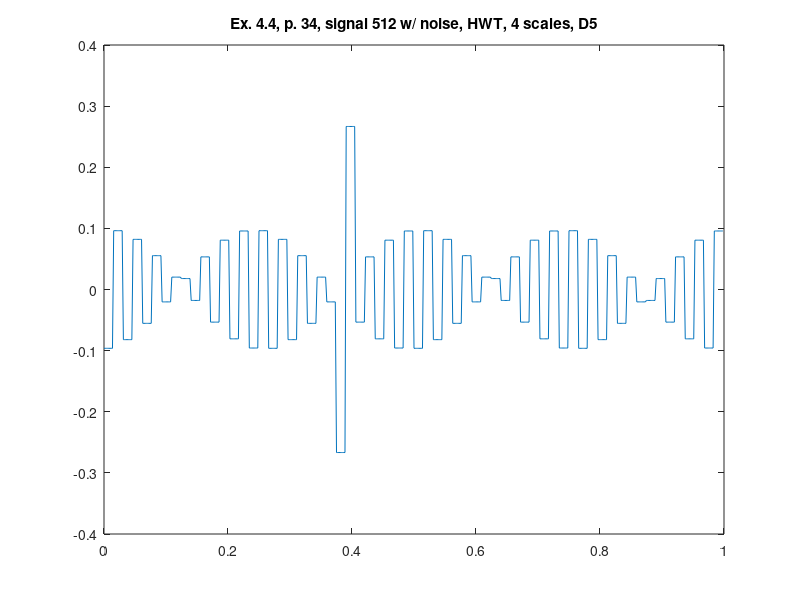

Write the MATLAB code that produced this figure.
%% ========================================================================
%% Programmatic octave notes on "Ripples in Mathematics" by A. Jensen
%% and A. la Cour-Harbo written with a deep gratitude to the authors for
%% this wonderful text. 
%% 
%% Reconstruction of graphs in ex 4.4, p.34, HWT, 4 scales, D5.
%%
%% Author: Vladimir Kulyukin
%% 
%% NB: I have tested this code in Octave 4.
%% =========================================================================
t = (1.0/512)*[0:511];

%%y_ex_4_3_chirp_512_p33 = arrayfun(@(x) sin(x*x), t);

y_ex_4_4_512_with_noise_hwt_d5_p34 = [
-0.09620888512108029
-0.09620888512108029
-0.09620888512108029
-0.09620888512108029
-0.09620888512108029
-0.09620888512108029
-0.09620888512108029
-0.09620888512108029
0.09620888512108029
0.09620888512108029
0.09620888512108029
0.09620888512108029
0.09620888512108029
0.09620888512108029
0.09620888512108029
0.09620888512108029
-0.08203053022630917
-0.08203053022630917
-0.08203053022630917
-0.08203053022630917
-0.08203053022630917
-0.08203053022630917
-0.08203053022630917
-0.08203053022630917
0.08203053022630917
0.08203053022630917
0.08203053022630917
0.08203053022630917
0.08203053022630917
0.08203053022630917
0.08203053022630917
0.08203053022630917
-0.055363770713190666
-0.055363770713190666
-0.055363770713190666
-0.055363770713190666
-0.055363770713190666
-0.055363770713190666
-0.055363770713190666
-0.055363770713190666
0.055363770713190666
0.055363770713190666
0.055363770713190666
0.055363770713190666
0.055363770713190666
0.055363770713190666
0.055363770713190666
0.055363770713190666
-0.020268378982820162
-0.020268378982820162
-0.020268378982820162
-0.020268378982820162
-0.020268378982820162
-0.020268378982820162
-0.020268378982820162
-0.020268378982820162
0.020268378982820162
0.020268378982820162
0.020268378982820162
0.020268378982820162
0.020268378982820162
0.020268378982820162
0.020268378982820162
0.020268378982820162
0.017912689714371807
0.017912689714371807
0.017912689714371807
0.017912689714371807
0.017912689714371807
0.017912689714371807
0.017912689714371807
0.017912689714371807
-0.017912689714371807
-0.017912689714371807
-0.017912689714371807
-0.017912689714371807
-0.017912689714371807
-0.017912689714371807
-0.017912689714371807
-0.017912689714371807
0.05336671378148715
0.05336671378148715
0.05336671378148715
0.05336671378148715
0.05336671378148715
0.05336671378148715
0.05336671378148715
0.05336671378148715
-0.05336671378148715
-0.05336671378148715
-0.05336671378148715
-0.05336671378148715
-0.05336671378148715
-0.05336671378148715
-0.05336671378148715
-0.05336671378148715
0.08069613944583617
0.08069613944583617
0.08069613944583617
0.08069613944583617
0.08069613944583617
0.08069613944583617
0.08069613944583617
0.08069613944583617
-0.08069613944583617
-0.08069613944583617
-0.08069613944583617
-0.08069613944583617
-0.08069613944583617
-0.08069613944583617
-0.08069613944583617
-0.08069613944583617
0.09574030939188237
0.09574030939188237
0.09574030939188237
0.09574030939188237
0.09574030939188237
0.09574030939188237
0.09574030939188237
0.09574030939188237
-0.09574030939188237
-0.09574030939188237
-0.09574030939188237
-0.09574030939188237
-0.09574030939188237
-0.09574030939188237
-0.09574030939188237
-0.09574030939188237
0.09620888512108029
0.09620888512108029
0.09620888512108029
0.09620888512108029
0.09620888512108029
0.09620888512108029
0.09620888512108029
0.09620888512108029
-0.09620888512108029
-0.09620888512108029
-0.09620888512108029
-0.09620888512108029
-0.09620888512108029
-0.09620888512108029
-0.09620888512108029
-0.09620888512108029
0.08203053022630917
0.08203053022630917
0.08203053022630917
0.08203053022630917
0.08203053022630917
0.08203053022630917
0.08203053022630917
0.08203053022630917
-0.08203053022630917
-0.08203053022630917
-0.08203053022630917
-0.08203053022630917
-0.08203053022630917
-0.08203053022630917
-0.08203053022630917
-0.08203053022630917
0.05536377071319066
0.05536377071319066
0.05536377071319066
0.05536377071319066
0.05536377071319066
0.05536377071319066
0.05536377071319066
0.05536377071319066
-0.05536377071319066
-0.05536377071319066
-0.05536377071319066
-0.05536377071319066
-0.05536377071319066
-0.05536377071319066
-0.05536377071319066
-0.05536377071319066
0.02026837898282013
0.02026837898282013
0.02026837898282013
0.02026837898282013
0.02026837898282013
0.02026837898282013
0.02026837898282013
0.02026837898282013
-0.02026837898282013
-0.02026837898282013
-0.02026837898282013
-0.02026837898282013
-0.02026837898282013
-0.02026837898282013
-0.02026837898282013
-0.02026837898282013
-0.2667117697395736
-0.2667117697395736
-0.2667117697395736
-0.2667117697395736
-0.2667117697395736
-0.2667117697395736
-0.2667117697395736
-0.2667117697395736
0.2667117697395736
0.2667117697395736
0.2667117697395736
0.2667117697395736
0.2667117697395736
0.2667117697395736
0.2667117697395736
0.2667117697395736
-0.05336671378148711
-0.05336671378148711
-0.05336671378148711
-0.05336671378148711
-0.05336671378148711
-0.05336671378148711
-0.05336671378148711
-0.05336671378148711
0.05336671378148711
0.05336671378148711
0.05336671378148711
0.05336671378148711
0.05336671378148711
0.05336671378148711
0.05336671378148711
0.05336671378148711
-0.08069613944583617
-0.08069613944583617
-0.08069613944583617
-0.08069613944583617
-0.08069613944583617
-0.08069613944583617
-0.08069613944583617
-0.08069613944583617
0.08069613944583617
0.08069613944583617
0.08069613944583617
0.08069613944583617
0.08069613944583617
0.08069613944583617
0.08069613944583617
0.08069613944583617
-0.09574030939188241
-0.09574030939188241
-0.09574030939188241
-0.09574030939188241
-0.09574030939188241
-0.09574030939188241
-0.09574030939188241
-0.09574030939188241
0.09574030939188241
0.09574030939188241
0.09574030939188241
0.09574030939188241
0.09574030939188241
0.09574030939188241
0.09574030939188241
0.09574030939188241
-0.09620888512108036
-0.09620888512108036
-0.09620888512108036
-0.09620888512108036
-0.09620888512108036
-0.09620888512108036
-0.09620888512108036
-0.09620888512108036
0.09620888512108036
0.09620888512108036
0.09620888512108036
0.09620888512108036
0.09620888512108036
0.09620888512108036
0.09620888512108036
0.09620888512108036
-0.08203053022630909
-0.08203053022630909
-0.08203053022630909
-0.08203053022630909
-0.08203053022630909
-0.08203053022630909
-0.08203053022630909
-0.08203053022630909
0.08203053022630909
0.08203053022630909
0.08203053022630909
0.08203053022630909
0.08203053022630909
0.08203053022630909
0.08203053022630909
0.08203053022630909
-0.05536377071319075
-0.05536377071319075
-0.05536377071319075
-0.05536377071319075
-0.05536377071319075
-0.05536377071319075
-0.05536377071319075
-0.05536377071319075
0.05536377071319075
0.05536377071319075
0.05536377071319075
0.05536377071319075
0.05536377071319075
0.05536377071319075
0.05536377071319075
0.05536377071319075
-0.020268378982820162
-0.020268378982820162
-0.020268378982820162
-0.020268378982820162
-0.020268378982820162
-0.020268378982820162
-0.020268378982820162
-0.020268378982820162
0.020268378982820162
0.020268378982820162
0.020268378982820162
0.020268378982820162
0.020268378982820162
0.020268378982820162
0.020268378982820162
0.020268378982820162
0.017912689714371807
0.017912689714371807
0.017912689714371807
0.017912689714371807
0.017912689714371807
0.017912689714371807
0.017912689714371807
0.017912689714371807
-0.017912689714371807
-0.017912689714371807
-0.017912689714371807
-0.017912689714371807
-0.017912689714371807
-0.017912689714371807
-0.017912689714371807
-0.017912689714371807
0.05336671378148699
0.05336671378148699
0.05336671378148699
0.05336671378148699
0.05336671378148699
0.05336671378148699
0.05336671378148699
0.05336671378148699
-0.05336671378148699
-0.05336671378148699
-0.05336671378148699
-0.05336671378148699
-0.05336671378148699
-0.05336671378148699
-0.05336671378148699
-0.05336671378148699
0.08069613944583633
0.08069613944583633
0.08069613944583633
0.08069613944583633
0.08069613944583633
0.08069613944583633
0.08069613944583633
0.08069613944583633
-0.08069613944583633
-0.08069613944583633
-0.08069613944583633
-0.08069613944583633
-0.08069613944583633
-0.08069613944583633
-0.08069613944583633
-0.08069613944583633
0.09574030939188237
0.09574030939188237
0.09574030939188237
0.09574030939188237
0.09574030939188237
0.09574030939188237
0.09574030939188237
0.09574030939188237
-0.09574030939188237
-0.09574030939188237
-0.09574030939188237
-0.09574030939188237
-0.09574030939188237
-0.09574030939188237
-0.09574030939188237
-0.09574030939188237
0.09620888512108021
0.09620888512108021
0.09620888512108021
0.09620888512108021
0.09620888512108021
0.09620888512108021
0.09620888512108021
0.09620888512108021
-0.09620888512108021
-0.09620888512108021
-0.09620888512108021
-0.09620888512108021
-0.09620888512108021
-0.09620888512108021
-0.09620888512108021
-0.09620888512108021
0.08203053022630917
0.08203053022630917
0.08203053022630917
0.08203053022630917
0.08203053022630917
0.08203053022630917
0.08203053022630917
0.08203053022630917
-0.08203053022630917
-0.08203053022630917
-0.08203053022630917
-0.08203053022630917
-0.08203053022630917
-0.08203053022630917
-0.08203053022630917
-0.08203053022630917
0.055363770713190666
0.055363770713190666
0.055363770713190666
0.055363770713190666
0.055363770713190666
0.055363770713190666
0.055363770713190666
0.055363770713190666
-0.055363770713190666
-0.055363770713190666
-0.055363770713190666
-0.055363770713190666
-0.055363770713190666
-0.055363770713190666
-0.055363770713190666
-0.055363770713190666
0.020268378982820082
0.020268378982820082
0.020268378982820082
0.020268378982820082
0.020268378982820082
0.020268378982820082
0.020268378982820082
0.020268378982820082
-0.020268378982820082
-0.020268378982820082
-0.020268378982820082
-0.020268378982820082
-0.020268378982820082
-0.020268378982820082
-0.020268378982820082
-0.020268378982820082
-0.01791268971437165
-0.01791268971437165
-0.01791268971437165
-0.01791268971437165
-0.01791268971437165
-0.01791268971437165
-0.01791268971437165
-0.01791268971437165
0.01791268971437165
0.01791268971437165
0.01791268971437165
0.01791268971437165
0.01791268971437165
0.01791268971437165
0.01791268971437165
0.01791268971437165
-0.053366713781487225
-0.053366713781487225
-0.053366713781487225
-0.053366713781487225
-0.053366713781487225
-0.053366713781487225
-0.053366713781487225
-0.053366713781487225
0.053366713781487225
0.053366713781487225
0.053366713781487225
0.053366713781487225
0.053366713781487225
0.053366713781487225
0.053366713781487225
0.053366713781487225
-0.0806961394458363
-0.0806961394458363
-0.0806961394458363
-0.0806961394458363
-0.0806961394458363
-0.0806961394458363
-0.0806961394458363
-0.0806961394458363
0.0806961394458363
0.0806961394458363
0.0806961394458363
0.0806961394458363
0.0806961394458363
0.0806961394458363
0.0806961394458363
0.0806961394458363
-0.09574030939188237
-0.09574030939188237
-0.09574030939188237
-0.09574030939188237
-0.09574030939188237
-0.09574030939188237
-0.09574030939188237
-0.09574030939188237
0.09574030939188237
0.09574030939188237
0.09574030939188237
0.09574030939188237
0.09574030939188237
0.09574030939188237
0.09574030939188237
0.09574030939188237
];

figure;
plot(t, y_ex_4_4_512_with_noise_hwt_d5_p34);
xlim([0 1]);
title('Ex. 4.4, p. 34, signal 512 w/ noise, HWT, 4 scales, D5');
